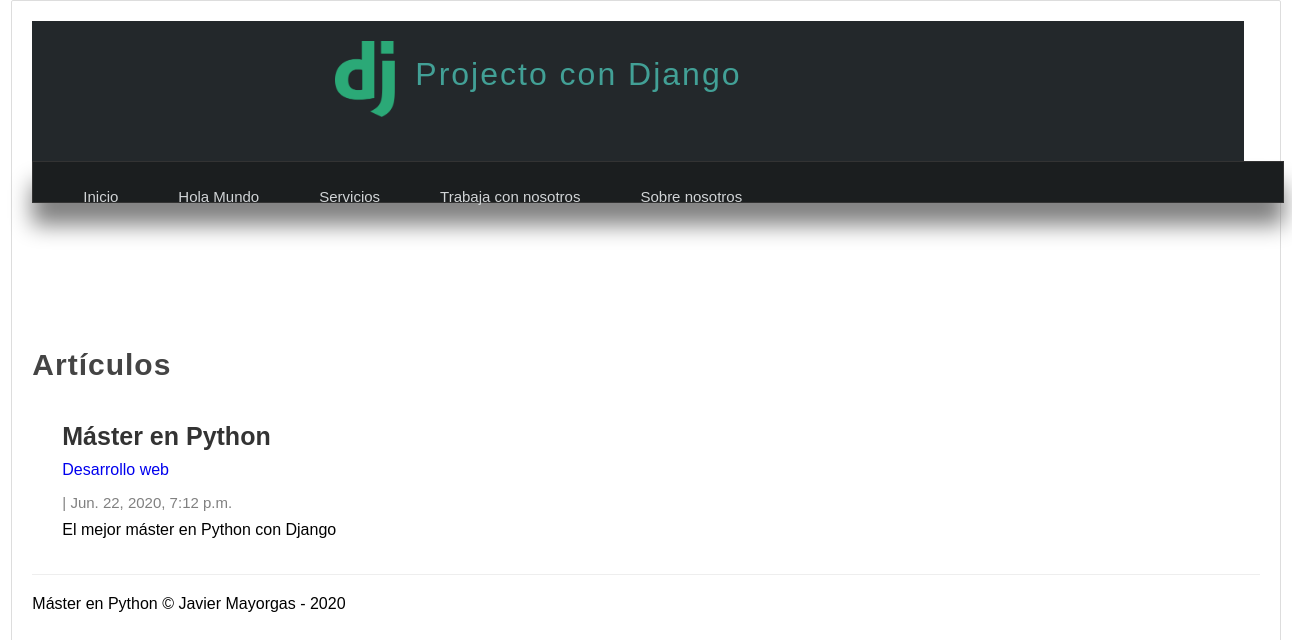
The app's page /articulos/, older data.
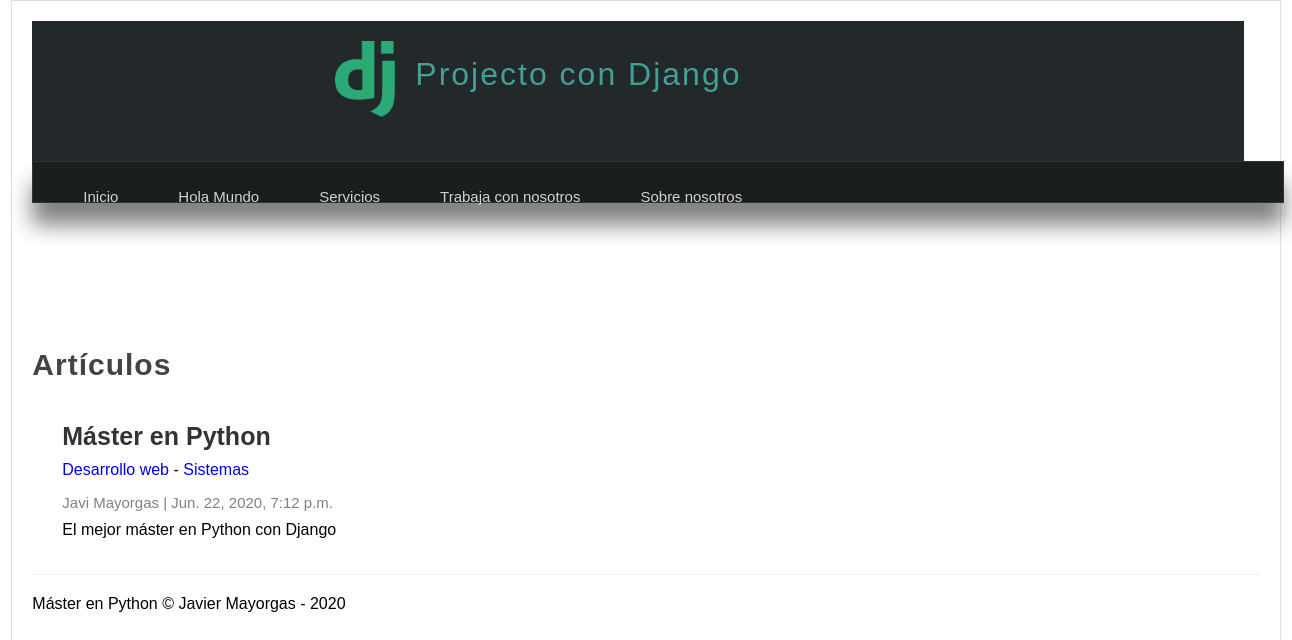
The same page, newer data.
### pages/models.py (models this page shows, shortened)
class Page(models.Model):
    title = models.CharField(max_length = 50, verbose_name = "Titulo")
    content = RichTextField(verbose_name="Contenido")
    slug = models.CharField(unique = True, max_length = 150, verbose_name = "URL Amigable")
    visible = models.BooleanField(verbose_name="¿Visible?")
    created_at =models.DateTimeField(auto_now_add = True, verbose_name="Creado el")
    updated_at = models.DateTimeField(auto_now = True, verbose_name="Actualizado el")
    order = models.IntegerField(default = 0, verbose_name="Orden")
    class Meta:
        verbose_name = "Página"
        verbose_name_plural = "Páginas"

### blog/models.py (models this page shows, shortened)
class Article(models.Model):
    title = models.CharField(max_length=159, verbose_name='Titulo')
    content = RichTextField(verbose_name='Contenido')
    image = models.ImageField(default='null', verbose_name='Imagen', upload_to='articles')
    public = models.BooleanField(verbose_name="¿Publicado?")
    created_at = models.DateTimeField(auto_now_add=True, verbose_name="Fecha creación")
    updated_at = models.DateTimeField(auto_now=True, verbose_name="Fecha modificación")
    user = models.ForeignKey(User, verbose_name = "Usuario", on_delete=models.CASCADE, editable = False)
    category = models.ManyToManyField(Category, verbose_name='Categorías', blank=True)
    class Meta:
        verbose_name = 'Artículo'
        verbose_name_plural = 'Artículos'
        ordering = ['-created_at',]

class Category(models.Model):
    name = models.CharField(max_length=100, verbose_name='Nombre')
    description = models.CharField(max_length=255, verbose_name='Descripción')
    created_at = models.DateTimeField(auto_now_add=True, verbose_name="Fecha creación")
    class Meta:
        verbose_name = "Categoría"
        verbose_name_plural = "Categorías"
    def __str__(self):
        return self.name

### blog/views.py (the view)
# urls.py: path('articulos/', views.list, name = "list_articles"),
def list(request):
    articles = Article.objects.all()
    return render(request, 'articles/list.html',{
        'title':'Artículos',
        'articles':articles
    })

### pages/context_processor.py (called while the page is built)
def get_pages(request):
    pages = Page.objects.filter(visible = True).order_by('order').values_list('id','title','slug')
    return {
        'pages':pages
    }

### blog/templates/articles/list.html (shortened to what this page needs)
{% extends 'layouts/layout.html'%}
{% block content %}
    <h1 class="title" >{{title}}</h1>
    {% for article in articles%}
        <article class="article-item">
            <div class="data">
                <h2>{{article.title}}</h2>
                <p>
                    {% for category in article.category.all %}
                        <a href="#">{{category}}</a>
                        {% if forloop.counter < article.category.all|length%}
                            {{'-'}}
                        {% endif %}
                    {% endfor %}
                </p>
                <span class="date">
                    {{article.user.first_name}} {{article.user.last_name}}
                    |
                    {{article.created_at}}
                </span>
                <p>{{article.content|safe}}
                </p>
            </div>
        </article>
    {%endfor%}
{% endblock %}

### main_app/templates/layouts/layout.html (shortened to what this page needs)
<DOCTYPE html>
<html lang="es">
    <head>
        {% load static %}
        <link rel="stylesheet" type="text/css" href="{% static 'css/styles.css'%}"/>
    </head>
    <body class="box">
        <header>
            <div id="logotipo">
                <img src="{%static  'images/logo.png' %}" />
                <h1>Projecto con Django</h1>
            </div>
        </header>
        <nav>
            <ul>
                <li>
                    <a href="{% url 'inicio' %}">Inicio</a>
                </li>
                {% for page in pages %}
                    <li>
                        <a href = "{% url 'page' page.2 %}">{{page.1}}</a>
                    </li>
                {% endfor %}
            </ul>
        </nav>
        <div id="content">
            {% block content %}{% endblock %}
        </div>
        <footer>
            Máster en Python &copy; Javier Mayorgas - {% now "Y" %}
        </footer>
    </body>
</html>

Row changes from the older to the newer data that the page shows:
changed Article "Máster en Python": gains Category (name "Sistemas"); user.first_name (not shown) → "Javi"; user.last_name (not shown) → "Mayorgas"
shown differently, row unchanged: Category "Desarrollo web": value (not shown) → "-"
